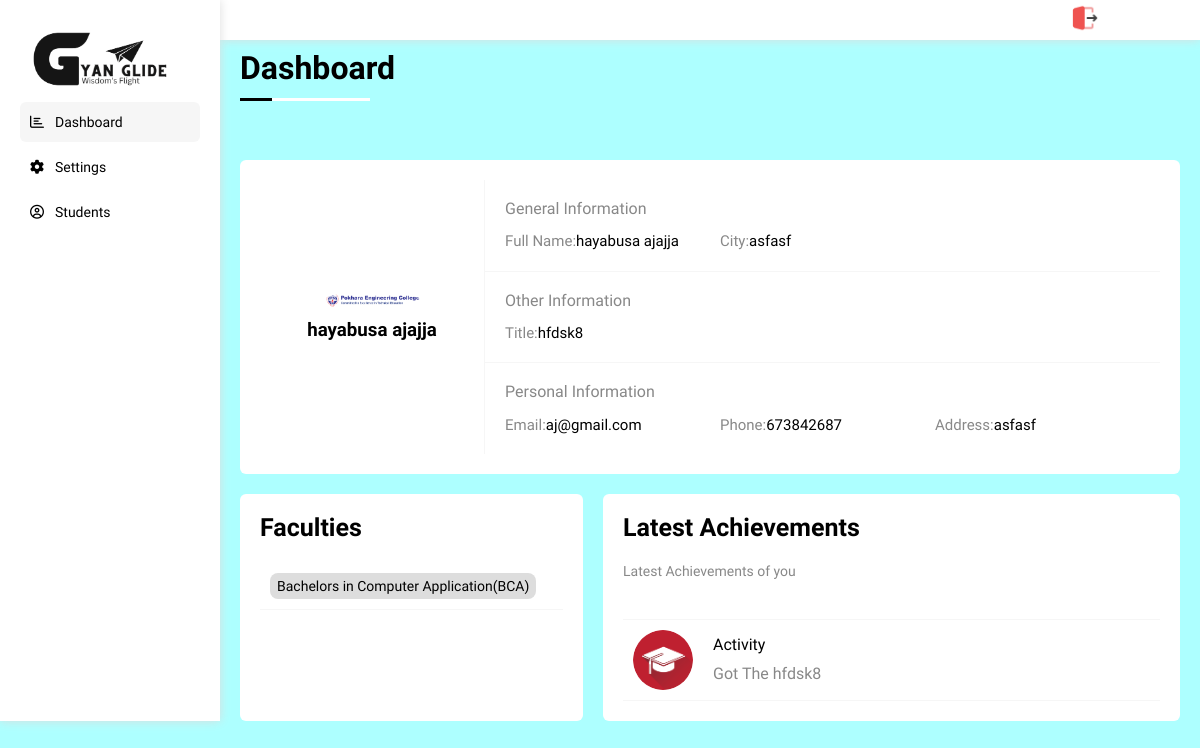
/dashboard_college/index.php (signed in), run on the app's committed database.
### tables this page shows
CREATE TABLE `college_main_images` (
  `p_id` int(11) NOT NULL,
  `clz_id` varchar(100) NOT NULL,
  `logo` varchar(100) NOT NULL,
  `main_img` varchar(100) NOT NULL
);

CREATE TABLE `college_info` (
  `clz_id` int(11) NOT NULL,
  `status` tinyint(1) NOT NULL DEFAULT 0,
  `name` varchar(100) NOT NULL,
  `address` varchar(100) NOT NULL,
  `estd` varchar(20) NOT NULL,
  `college_type` varchar(100) NOT NULL,
  `website` varchar(100) NOT NULL,
  `phone` varchar(20) NOT NULL,
  `email` varchar(100) NOT NULL,
  `facebook` varchar(500) NOT NULL,
  `instagram` varchar(500) NOT NULL,
  `certification` varchar(300) NOT NULL,
  `level` varchar(100) NOT NULL,
  `faculties` varchar(2000) NOT NULL,
  `facilities` varchar(2000) NOT NULL,
  `description` varchar(1000) NOT NULL,
  `liked_by` varchar(1000) NOT NULL
);

### dashboard_college/index.php (the view, shortened to what this page needs)
<?php
@require_once '../connectionSetup.php';
$clz_id = $_SESSION['clz_id'];
$sql = "SELECT * FROM college_info WHERE clz_id= $clz_id";
$result = $conn->query($sql);
if ($result->num_rows > 0) {
  $row = mysqli_fetch_array($result);
  $selected_faculties = (explode(", ", $row['faculties']));
} else {
}
$sql = "SELECT * FROM college_main_images WHERE clz_id= $clz_id";
$college_image_data = $conn->query($sql);
if ($college_image_data->num_rows > 0) {
    $college_image_array = mysqli_fetch_array($college_image_data);
    $college_logo = $college_image_array['logo'];
} else {
    $college_image = 'default.jpg';
    $college_logo = 'default.jpg';
}
?>
<!DOCTYPE html>
<html lang="en">
<head>
  <link rel="stylesheet" href="css/all.min.css">
  <link rel="stylesheet" href="css/framework.css">
  <link rel="stylesheet" href="css/normalize.css">
  <link rel="stylesheet" href="css/index.css">
</head>
<body style="background-color: rgb(173, 255, 255);">
  <div class="profile page d-flex">
    <?php
    require_once 'dashboard_navbar.php';
    ?>
    <div class="content d-flex  column">
      <?php
      require_once 'dashboard_header.php';
      ?>
      <h1 class="p-relative mt-10">Dashboard</h1>
      <div class="discription p-20 bg-white rad-6 mt-20 ml-20 mr-20 d-flex wrap">
        <div class="user flex-center column">
          <img src="../image_upload/clz_logo/<?php echo $college_logo;?>" alt="logo of college">
          <h3 class="mt-10"><?php echo $row['name'];?></h3>
        </div>
        <div class="boxes bg-white">
          <div class="box p-20">
            <h4 class="c-gray mb-10 ">General Information</h4>
            <div class="text grid">
              <p class="c-gray fs-15 mt-5 d-flex align-center">Full Name:<span class="c-black"><?php echo $row['name'];?></span></p>
              <span class="c-gray fs-15 mt-5 d-flex align-center">City:<span class="c-black"><?php echo $row['address'];?></span></span>
            </div>
          </div>
          <div class="box p-20">
            <h4 class="c-gray mb-10 ">Other Information</h4>
            <div class="text grid">
              <p class="c-gray fs-15 mt-5 d-flex align-center">Title:<span class="c-black"><?php echo $row['certification'];?></span></p>
            </div>
          </div>
          <div class="box p-20">
            <h4 class="c-gray mb-10 ">Personal Information</h4>
            <div class="text grid">
              <p class="c-gray fs-15 mt-5 d-flex align-center">Email:<span class="c-black"><?php echo $row['email'];?></span></p>
              <p class="c-gray fs-15 mt-5 d-flex align-center">Phone:<span class="c-black"><?php echo $row['phone'];?></span></p>
              <span class="c-gray fs-15 mt-5 d-flex align-center">Address:<span class="c-black"><?php echo $row['address'];?></span></span>
            </div>
          </div>
        </div>
      </div>
      <div class="d-flex wrap">
        <div class="skills bg-white p-20 rad-6 mt-20 ml-20 mr-20">
          <h2>Faculties</h2>
          <?php
          $faculty_text = "";
          foreach ($selected_faculties as $faculty) {
            if (!strcmp($faculty,"BCA")){
              $faculty_text = "Bachelors in Computer Application(BCA)";
            }
            ?>
                      <div class="skill p-10 d-flex align-center bg-white">
            <span><?php echo $faculty_text;?></span>
          </div>
            <?php
          }
          ?>
        </div>
        <div class="activities bg-white rad-6 mt-20 p-20 mr-20">
          <h2>Latest Achievements</h2>
          <p class="c-gray fs-14 mb-20">Latest Achievements of you</p>
          <div class="activity p-10 d-flex align-center f-width">
          </div>
          <div class="activity p-10 d-flex align-center f-width">
            <img src="images/activity-02.png" class="flex-center" alt="">
            <div>
              <div class="text between-flex c-black">
                <p>Activity</p>
              </div>
              <div class="text between-flex c-gray mt-10">
                <p>Got The <?php echo $row['certification'];?></p>
              </div>
            </div>
          </div>
        </div>
      </div>
    </div>
  </div>
</body>
</html>

### dashboard_college/css/framework.css (style rules this page uses)
.d-flex { display: flex; }
.align-center { align-items: center; }
.flex-center { display: flex; align-items: center; justify-content: center; }
.column { flex-direction: column; }
.wrap { flex-wrap: wrap; }
.grid { display: grid; }
.p-20 { padding:20px; }
.p-10 { padding: 10px; }
.mt-5 { margin-top: 5px; }
.mt-10 { margin-top: 10px; }
.mb-10 { margin-bottom: 10px; }
.mt-20 { margin-top: 20px; }
.mr-20 { margin-right: 20px; }
.mb-20 { margin-bottom: 20px; }
.ml-20 { margin-left: 20px; }
.mt-20 { margin-right: 20px; }
.c-black { color:black; }
.c-gray { color: #888; }
.bg-white { background-color:white; }
.p-relative { position: relative; }
.fs-14 { font-size: 14px; }
.fs-15 { font-size: 15px; }
.rad-6 { border-radius: 6px; }
.f-width { width:100%; }
.between-flex { display: flex; align-items: center; justify-content: space-between; }

### dashboard_college/css/index.css (style rules this page uses)
* { box-sizing: border-box; -webkit-box-sizing: border-box; -moz-box-sizing: border-box; padding: 0px; margin: 0px; }
:root { --blue-color: #0075ff; --blue-alt-color: #0d69d5; --orange-color: #f59e0b; --green-color: #22c55e; --red-color: #f44336; --gray-color: #888; }
html { scroll-behavior: smooth; }
body { background-color: #F6F6F6; font-family: 'Open Sans', sans-serif; font-family: 'Rubik', sans-serif; font-family: 'Work Sans', sans-serif; }
.page .content { flex: 1; overflow: hidden; }
.content >h1 { font-weight: 600; margin:10px 20px 30px; height:60px; }
.content >h1::after { content: ""; width:130px; height:3px; position: absolute; top:calc(80%); left:0px; background-image: linear-gradient( 90deg, black 0% 25%, white 25% 100%); }
h2 { font-weight: 600; font-size: 25px; text-transform: capitalize; margin-bottom: 20px; }
.profile .discription .user { width:25%; border-right: 1px solid #F6F6F6; }
.profile .discription .user img { border-radius: 50%; width:100px; }
.profile .discription h3 { font-weight: 800; }
.profile .boxes { flex: 1; }
.profile .box { transition: 0.4s; }
.profile .box:not(:last-of-type) { border-bottom: 1px solid #F6F6F6; }
.profile .box h4 { font-weight: 500; }
.profile .box .text { grid-template-columns: repeat(auto-fill , minmax(200px , 1fr)); gap:10px; }
.profile .skills { flex-basis: 35%; }
.profile .skill { border-bottom: 1px solid #F6F6F6; transition: 0.4s; }
.profile .skills span { font-size: 14px; padding: 5px 7px; background-color: #ddd; border-radius: 8px; margin-right: 10px; }
.profile .activities { flex: 1; }
.profile .activity:not(:last-of-type) { border-bottom: 1px solid #f6f6f6; }
.profile .activities img { border-radius: 50%; width:60px; margin-right: 20px; }
.profile .activity > div { flex:1; }

### data on the page
college_main_images: logo (picture)
college_info: name "hayabusa ajajja", address "asfasf", certification "hfdsk8", email "aj@gmail.com", phone "673842687", faculties "Bachelors in Computer Application(BCA)"
